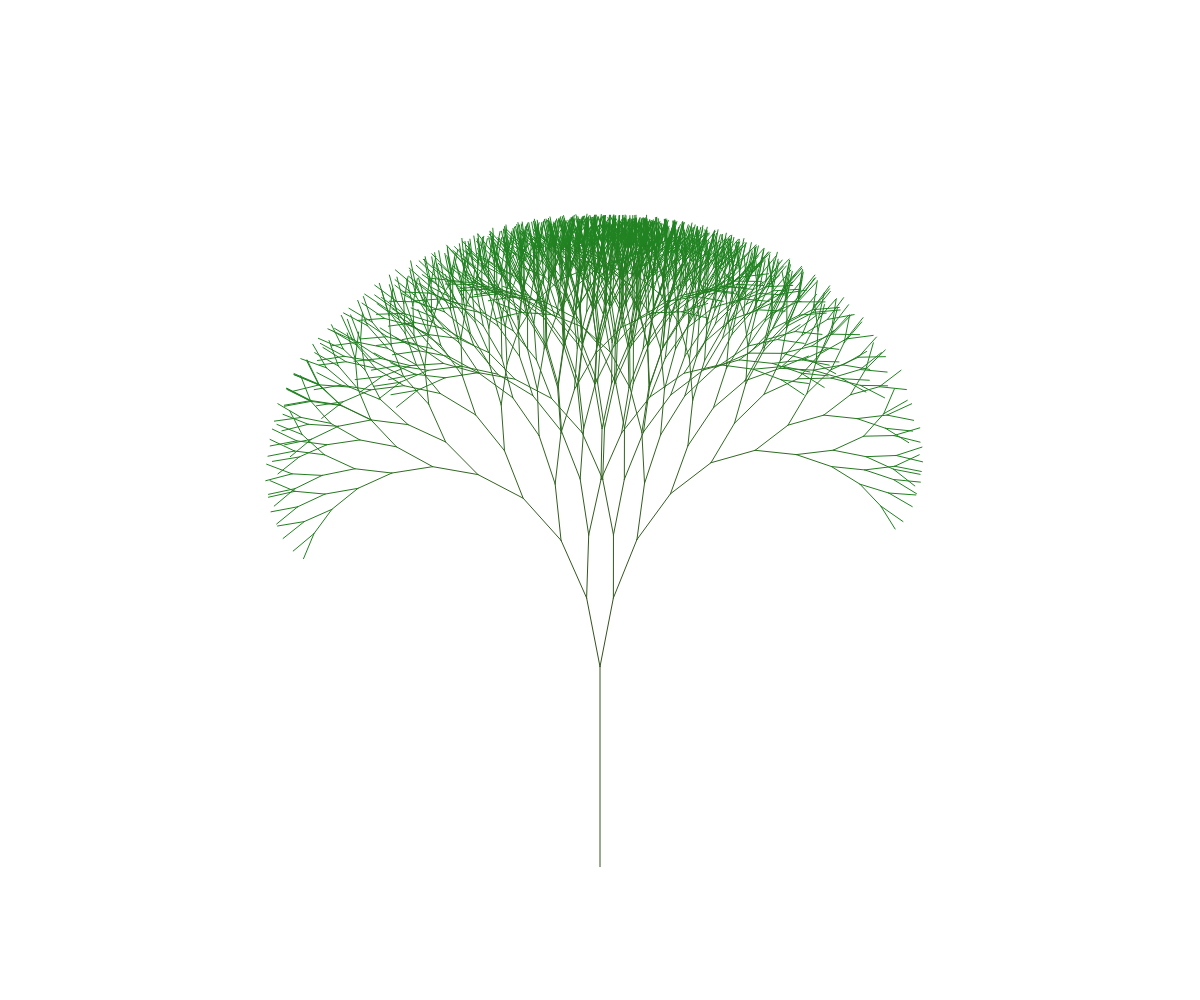
Frame 1 (no input)
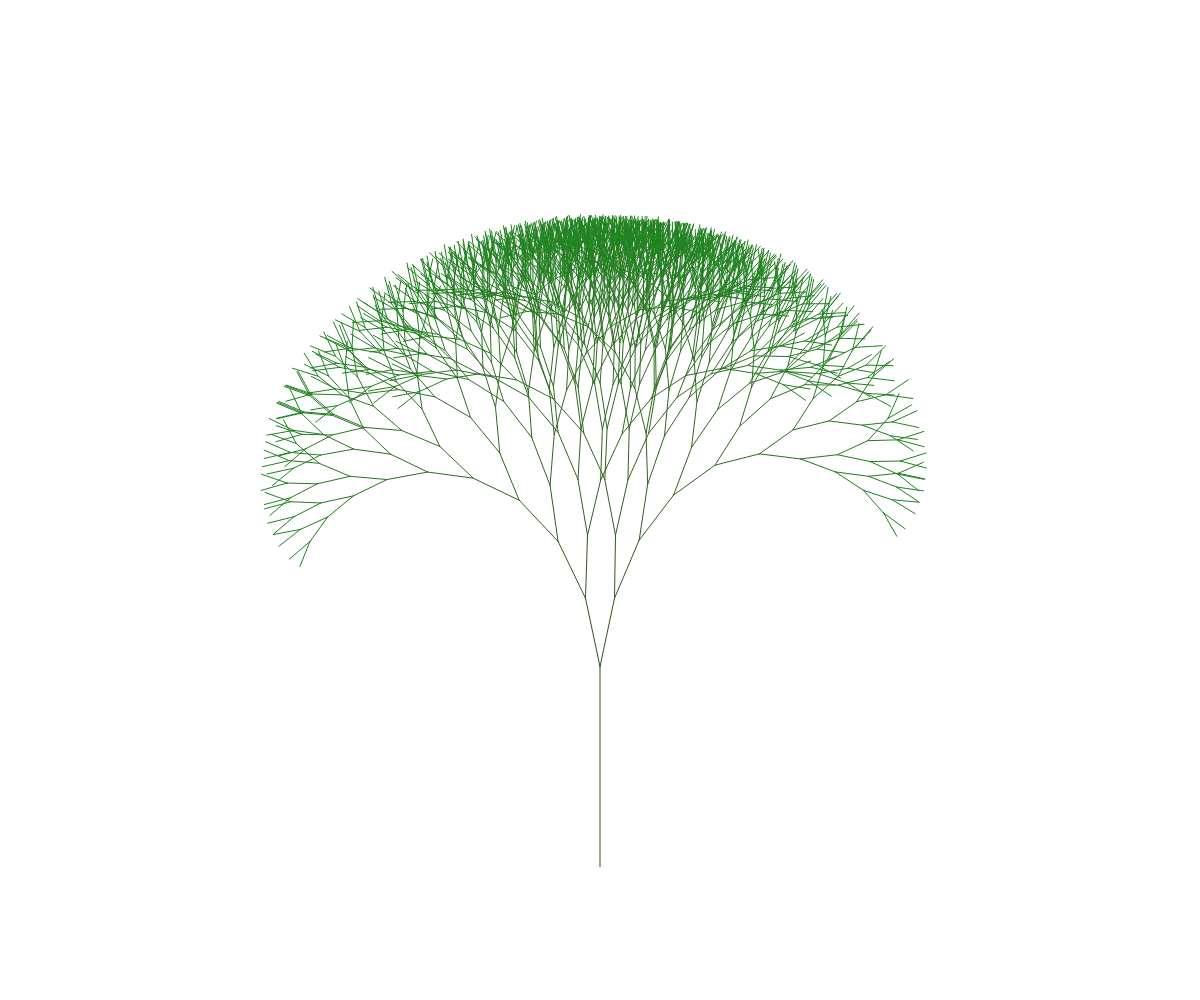
Frame 60 (no input)
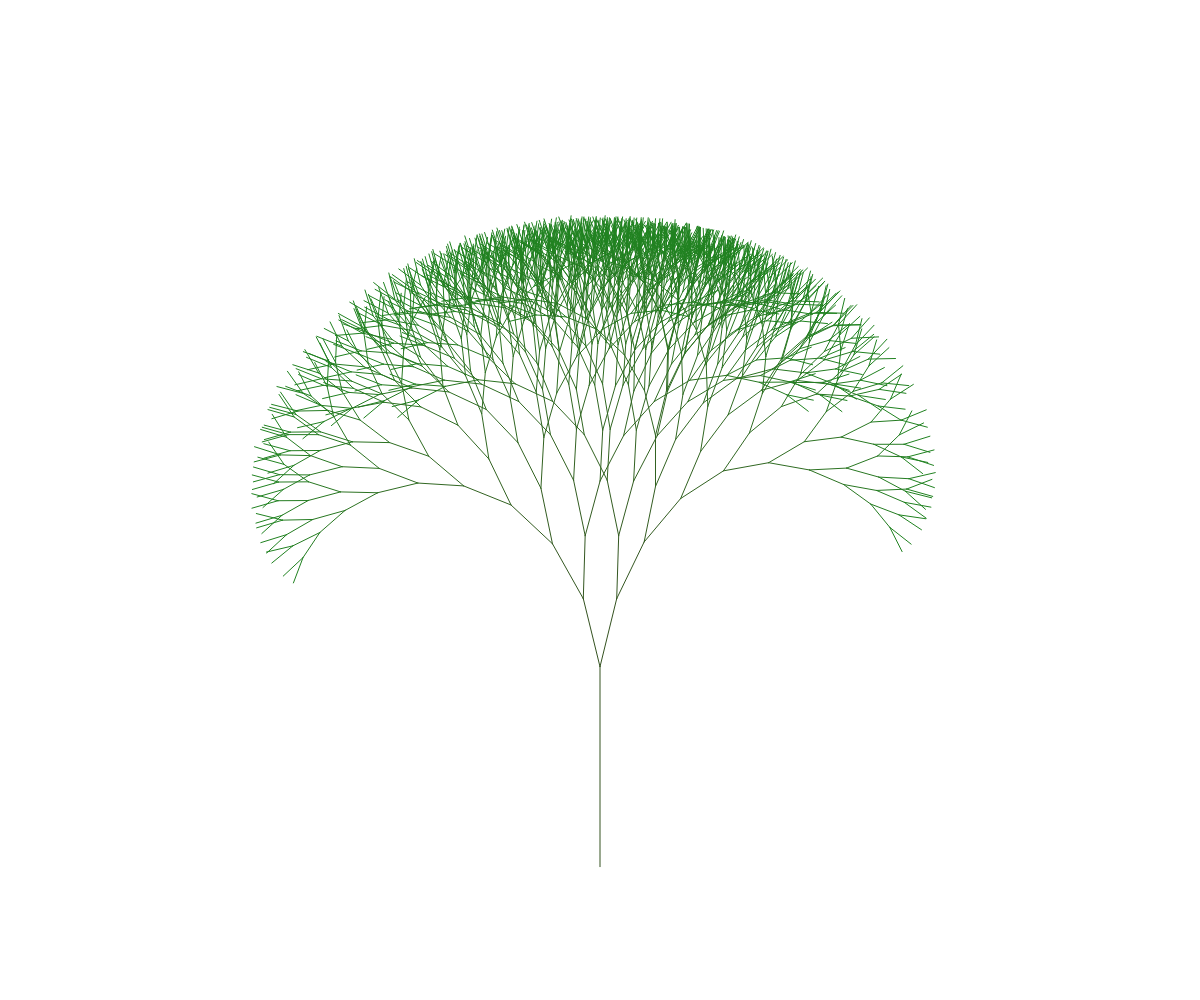
Frame 120 (the mouse pressed at the canvas centre since frame 60)

The p5.js sketch that drew these frames (run headless with seeded random() and noise() and a simulated clock; from frame 60 on, the mouse is pressed at the canvas centre):

// p5.js sketch
// ── sketch.js
let maxDepth = 10;
let green;
let brown;
function setup() {
  if(maxDepth>10) throw maxDepth;
  createCanvas(innerWidth, innerHeight);
  colorMode(HSB);
  brown = color(96, 61, 32);
  green = color(123,77,53);
}

function draw() {
  background(255);
  let branchStart = createVector(width/2,height/1.5);
  stroke(brown);
  linev(createVector(branchStart.x ,branchStart.y+200), branchStart);
  treeHelper(branchStart,PI, PI/10, 70, 0);
}

function treeHelper(cur, ao, amod, r, d)
{
  if(d >= maxDepth) return;
  amod = (PI/5)*noise(ao, frameCount*.001);
  let a1 = ao-amod;
  let a2 = ao+amod;
  let next1 = createVector(cur.x+sin(a1)*r,cur.y+cos(a1)*r);
  let next2 = createVector(cur.x+sin(a2)*r,cur.y+cos(a2)*r);
  stroke(lerpColor(brown, green, d/maxDepth));
  strokeWeight(1);
  linev(cur, next1);
  linev(cur, next2);
  let nextamod = amod;
  let nextd = d+1;
  let nextr = r*.9;
  treeHelper(next1, a1, nextamod, nextr, nextd);
  treeHelper(next2, a2, nextamod, nextr, nextd);
}

function linev(pos1, pos2)
{
  line(pos1.x,pos1.y,pos2.x,pos2.y);
}
